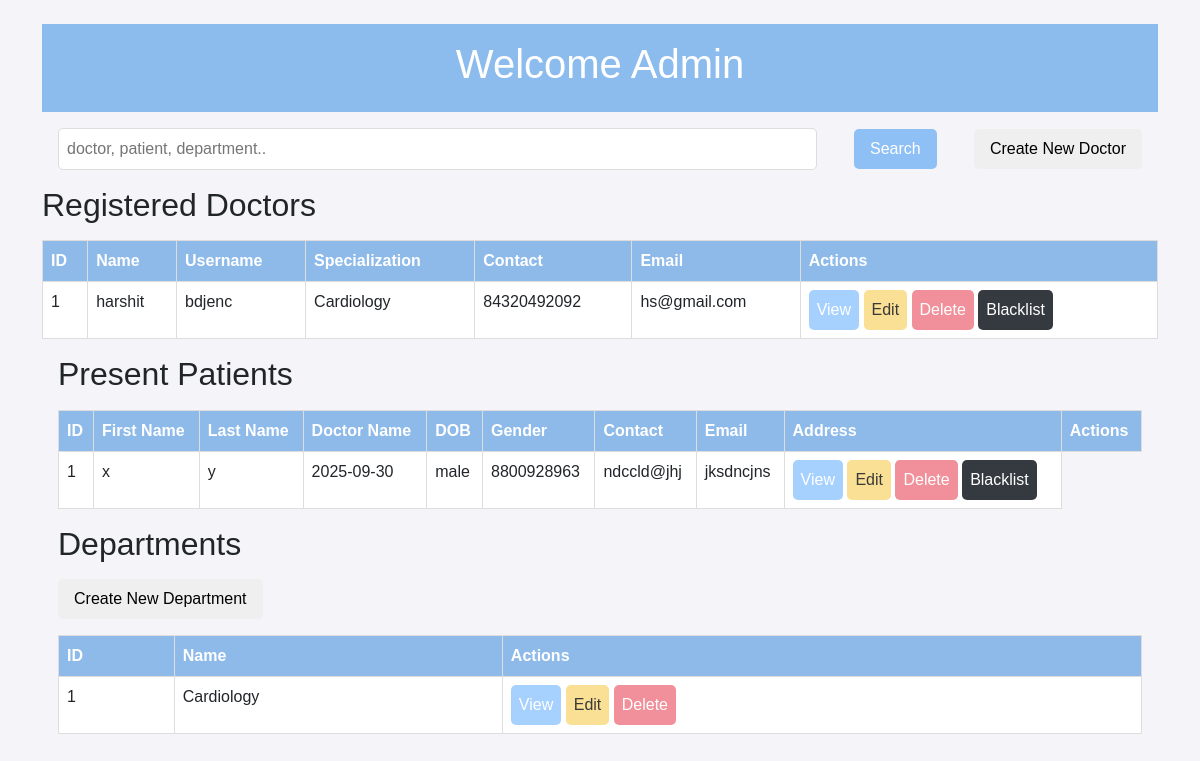
Screenshot of /admindb with the database file from the repository.
### model.py (models this page shows)
class Doctor(db.Model):
    id = db.Column(db.Integer, primary_key=True)
    name = db.Column(db.String(100), nullable=False)
    username = db.Column(db.String(50), unique=True, nullable=False)
    password = db.Column(db.String(255), nullable=False)
    specialization = db.Column(db.String(100), nullable=False)
    contact = db.Column(db.String(15))
    email = db.Column(db.String(100), unique=True)
    status = db.Column(db.String(20), default='Active', server_default='Active', nullable=False)
    appointments = db.relationship('Appointment', backref='doctor', lazy=True)
    treatments = db.relationship('Treatment', backref='doctor', lazy=True)

class Patient(db.Model):
    id = db.Column(db.Integer, primary_key=True)
    first_name = db.Column(db.String(50), nullable=False)
    last_name = db.Column(db.String(50))
    username = db.Column(db.String(50), unique=True, nullable=False)
    dob = db.Column(db.Date, nullable=False)
    gender = db.Column(db.String(10), nullable=False)
    contact = db.Column(db.String(15), nullable=False)
    email = db.Column(db.String(100), unique=True, nullable=False)
    address = db.Column(db.String(200), nullable=False)
    password = db.Column(db.String(255), nullable=False)
    medical_records = db.relationship('MedicalRecord', backref='patient', lazy=True)
    role = db.Column(db.String(20), default='Patient', nullable=False)
    status = db.Column(db.String(20), default='Active', nullable=False)
    appointments = db.relationship('Appointment', backref='patient', lazy=True)
    treatments = db.relationship('Treatment', backref='patient', lazy=True)

class Department(db.Model):
    id = db.Column(db.Integer, primary_key=True)
    name = db.Column(db.String(100), unique=True, nullable=False)

### app.py (the view)
@app.route('/admindb')
def admindb():
    doctors = Doctor.query.all()
    admins = Admin.query.all()
    patients = Patient.query.all()
    departments = Department.query.all()
    return render_template('admindb.html', doctors=doctors, admins=admins, patients=patients, departments=departments)

### templates/admindb.html (shortened to what this page needs)
{% extends 'base.html' %}
{% block content %}
</head>
<body>
    <div class="header">
        <h1>Welcome Admin</h1>
    </div>
    <div class="search-bar">
        <input type="text" placeholder="doctor, patient, department..">
        <button class="search-btn">Search</button>
        <button onclick="location.href='/createdoc'">Create New Doctor</button>
    </div>
    <div>
        <h2>Registered Doctors</h2>
        <table class="table">
            <thead>
                <tr>
                    <th>ID</th>
                    <th>Name</th>
                    <th>Username</th>
                    <th>Specialization</th>
                    <th>Contact</th>
                    <th>Email</th>
                    <th>Actions</th>
                </tr>
            </thead>
            <tbody>
                {% for doctor in doctors %}
                <tr>
                    <td>{{ doctor.id }}</td>
                    <td>{{ doctor.name }}</td>
                    <td>{{ doctor.username }}</td>
                    <td>{{ doctor.specialization }}</td>
                    <td>{{ doctor.contact }}</td>
                    <td>{{ doctor.email }}</td>
                    <td>
                    <button class="view-btn" onclick="location.href='/view_doctor/{{ doctor.id }}'">View</button>
                    <button class="edit-btn" onclick="location.href='/edit_doctor/{{ doctor.id }}'">Edit</button>
                    <button class="delete-btn" onclick="location.href='/delete_doctor/{{ doctor.id }}'">Delete</button>
                    <button class="blacklist-btn" onclick="location.href='/blacklist_doctor/{{ doctor.id }}'">Blacklist</button>
                    </td>
                </tr>
                {% endfor %}
            </tbody>
        </table>
    </div>
    <div class="section">
        <h2>Present Patients</h2>
        <table class="table">
            <thead>
                <tr>
                    <th>ID</th>
                    <th>First Name</th>
                    <th>Last Name</th>
                    <th>Doctor Name</th>
                    <th>DOB</th>
                    <th>Gender</th>
                    <th>Contact</th>
                    <th>Email</th>
                    <th>Address</th>
                    <th>Actions</th>
                </tr>
            </thead>
            <tbody>
                    {% for patient in patients %}
                <tr>
                    <td>{{patient.id}}</td>
                    <td>{{patient.first_name}}</td>
                    <td>{{patient.last_name}}</td>
                    <td>{{patient.dob}}</td>
                    <td>{{patient.gender}}</td>
                    <td>{{patient.contact}}</td>
                    <td>{{patient.email}}</td>
                    <td>{{patient.address}}</td>
                    <td>
                        <button class="view-btn">View</button>
                        <button class="edit-btn" onclick="location.href='/edit_patient/{{ patient.id }}'">Edit</button>
                        <button class="delete-btn" onclick="location.href='/delete_patient/{{ patient.id }}'">Delete</button>
                        <button class="blacklist-btn" onclick="location.href='/blacklist_patient/{{ patient.id }}'">Blacklist</button>
                    </td>
                </tr>
                {% endfor %}
            </tbody>
        </table>
    </div>
    <div class="section">
        <h2>Departments</h2>
        <button style="padding: 0.5rem 1rem;
            border: none;
            border-radius: 5px;
            cursor: pointer; align-items: right;" onclick="location.href='/createdep'">Create New Department</button>
        <table class="table">
            <thead>
                <tr>
                    <th>ID</th>
                    <th>Name</th>
                    <th>Actions</th>
                </tr>
            </thead>
            <tbody>
                {% for department in departments %}
                <tr>
                    <td>{{ department.id }}</td>
                    <td>{{ department.name }}</td>
                    <td>
                        <button class="view-btn">View</button>
                        <button class="edit-btn" onclick="location.href='/editdep/{{ department.id }}'">Edit</button>
                        <button class="delete-btn" onclick="location.href='/deletedep/{{ department.id }}'">Delete</button>
                    </td>
                </tr>
                {% endfor %}
            </tbody>
        </table>
    </div>
{% endblock %}

### templates/admindb.html (style rules this page uses)
body { font-family: Arial, sans-serif; margin: 0; padding: 0; background-color: #f4f4f9; }
.header { background-color: #8cbbed; color: white; padding: 1rem; text-align: center; }
.search-bar { display: flex; justify-content: space-between; align-items: center; margin: 1rem auto; padding: 0 1rem; }
.search-bar input { width: 70%; padding: 0.5rem; border: 1px solid #ddd; border-radius: 5px; }
.search-bar button { padding: 0.5rem 1rem; border: none; border-radius: 5px; cursor: pointer; }
.search-bar .search-btn { background-color: #8ec0f6; color: white; }
.section { margin: 1rem auto; padding: 0 1rem; }
.section h2 { margin-bottom: 1rem; }
.edit-btn { background-color: #fae094; color: rgb(59, 58, 58); padding: 0.5rem; border: none; border-radius: 5px; cursor: pointer; }
.delete-btn { background-color: #f1909a; color: white; padding: 0.5rem; border: none; border-radius: 5px; cursor: pointer; }
.blacklist-btn { background-color: #343a40; color: white; padding: 0.5rem; border: none; border-radius: 5px; cursor: pointer; }
.table { width: 100%; border-collapse: collapse; margin-top: 1rem; }
.table th, .table td { border: 1px solid #ddd; padding: 0.5rem; text-align: left; }
.table th { background-color: #8ebae9; color: white; }
.table .view-btn { background-color: #a6d1ff; color: white; padding: 0.5rem; border: none; border-radius: 5px; cursor: pointer; }

### rows the page displays
Doctor: id "1", name "harshit", username "bdjenc", specialization "Cardiology", contact "84320492092", email "hs@gmail.com"
Patient: id "1", first_name "x", last_name "y", dob "2025-09-30", gender "male", contact "8800928963", email "ndccld@jhj", address "jksdncjns"
Department: id "1", name "Cardiology"
